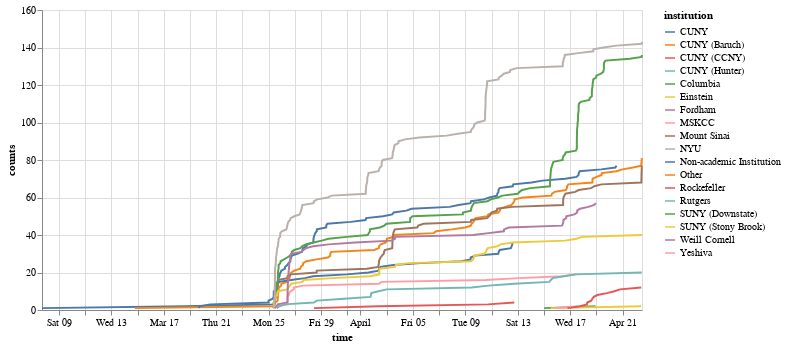

This figure's notebook cell:
### Code cell
alt.Chart(df).properties(width=600).mark_line().encode(
    x='time',
    y='counts',
    color='institution'
)

### Figure 1 — Vega-Lite specification as saved in the notebook (floating-point values rounded to 4 significant figures; data arrays with more than 128 entries replaced by an {"elided": "..."} marker saying what was removed)
{"$schema": "https://vega.github.io/schema/vega-lite/v2.6.0.json", "config": {"view": {"height": 300, "width": 400}}, "data": {"name": "data-092a3415f002100849b264f01cf8736a"}, "datasets": {"data-092a3415f002100849b264f01cf8736a": {"elided": "711 records"}}, "encoding": {"color": {"field": "institution", "type": "nominal"}, "x": {"field": "time", "type": "temporal"}, "y": {"field": "counts", "type": "quantitative"}}, "mark": "line", "width": 600}
